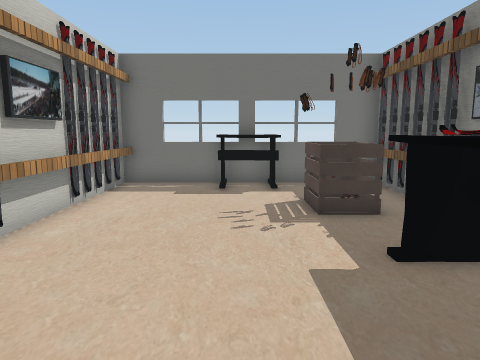
view 1 (above)

12 first-person views from a walk through a Unity game level. The camera is 1.2 m above the floor, tilts 8° down and sees 70° across. The floor is counted in squares, 0.66 m on a side. Each view is taken from the middle of a square. On the plan, view 1 faces up. The plan holds only what a view shows up to about 18 squares ahead; the rest is blank. The player character is not drawn. Some surface patterns are stand-ins.

view 2
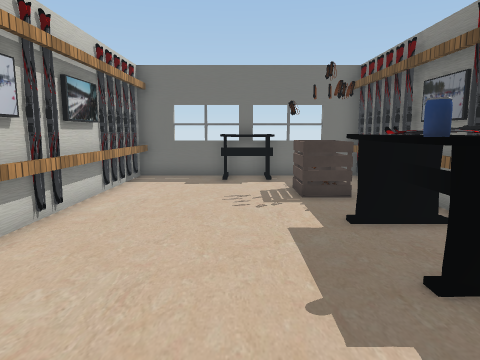

view 3
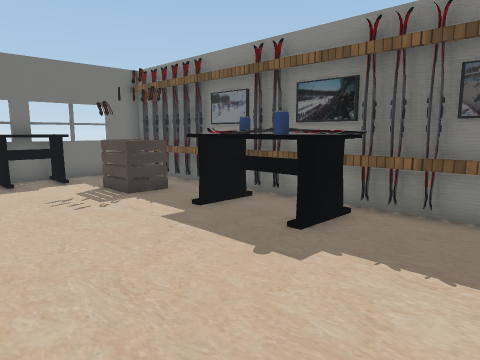

view 4
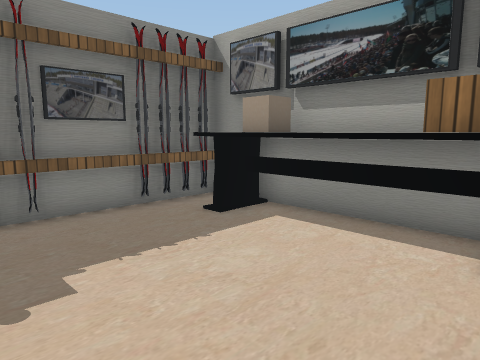

view 5
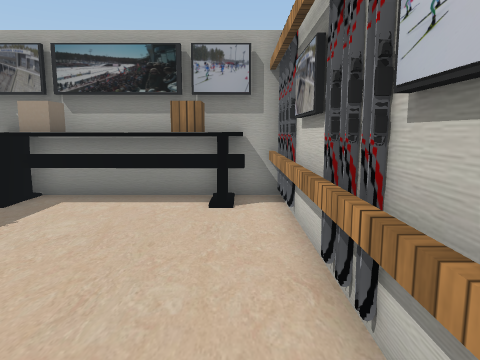

view 6
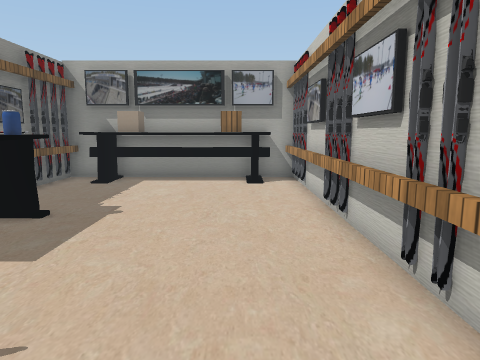

view 7
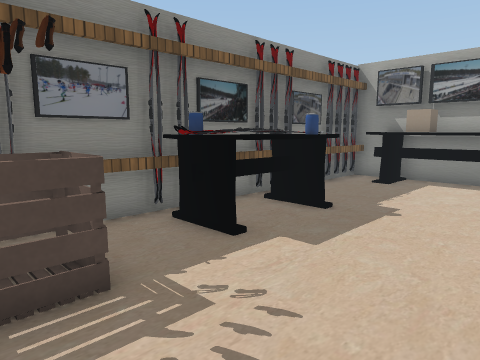

view 8
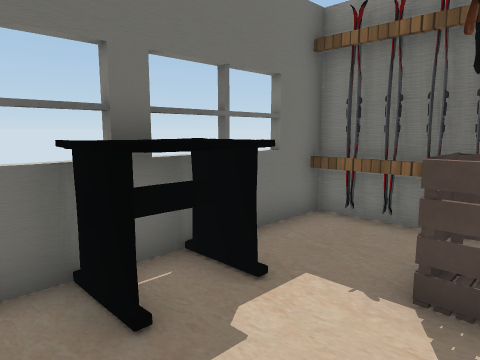

view 9
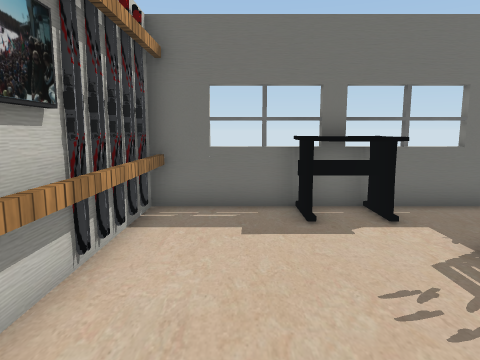

view 10
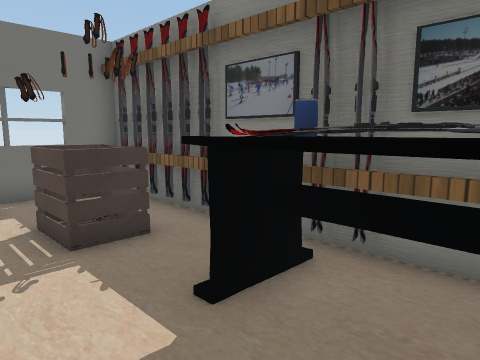

view 11
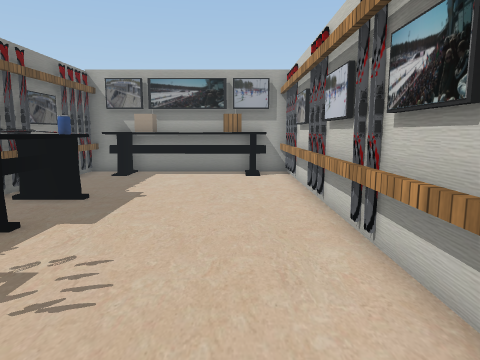

view 12
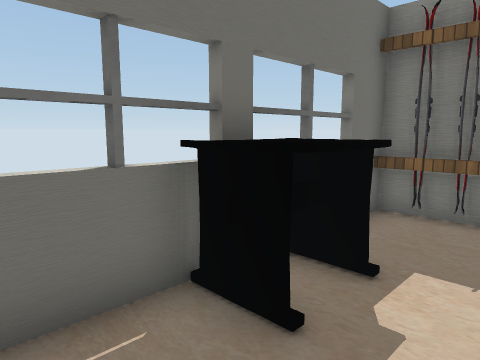

### Floor plan
Points are (right, up) in squares from view 1. A wall is a line through its corners. A room is listed if a view was taken in it or the views show most of it. See-through windows are left out.
Room 1 (views 1, 2, 3, 4, 5, 6, 7, 8, 9, 10, 11, 12)
walls: (4.4, 4.2) (4.5, 5.1); (-4, 1.8) (-3.8, 0.9); (-4.2, 0.2) (-4.2, -2.5); (-4.2, 8.6) (-4.2, 2); (-4.2, 9.2) (-4.2, 8.7); (-4.2, 10) (-4.2, 9.5); (-4.2, 10.7) (-4.2, 10.2); (-0.5, 12.3) (-4.2, 12.3); (-4.2, 11.5) (-4.2, 11); (-3.8, 12.4) (-3.8, -4.9); (4.9, 12.3) (1.4, 12.3); (-4.1, -4.8) (4.9, -4.8) (4.9, 8); (4.5, -4.9) (4.5, 12.4)
objects: table (-3, -4) to (4, -3); cube (-2, -4) to (-1, -4); table (-1, 11) to (1, 12); table (2, 1) to (4, 5); other object (2, 7) to (3, 9)

Positions as (right, up) in squares from view 1, and headings:
1: (0, 0), facing up
2: (0, -2), facing up
3: (-3, -2), facing up-right
4: (-3, 2), facing down-right
5: (-3, 5), facing down
6: (-2, 9), facing down
7: (-2, 9), facing down-right
8: (-2, 8), facing up-right
9: (-2, 4), facing up
10: (0, 2), facing up-right
11: (-2, 11), facing down
12: (-3, 9), facing up-right
